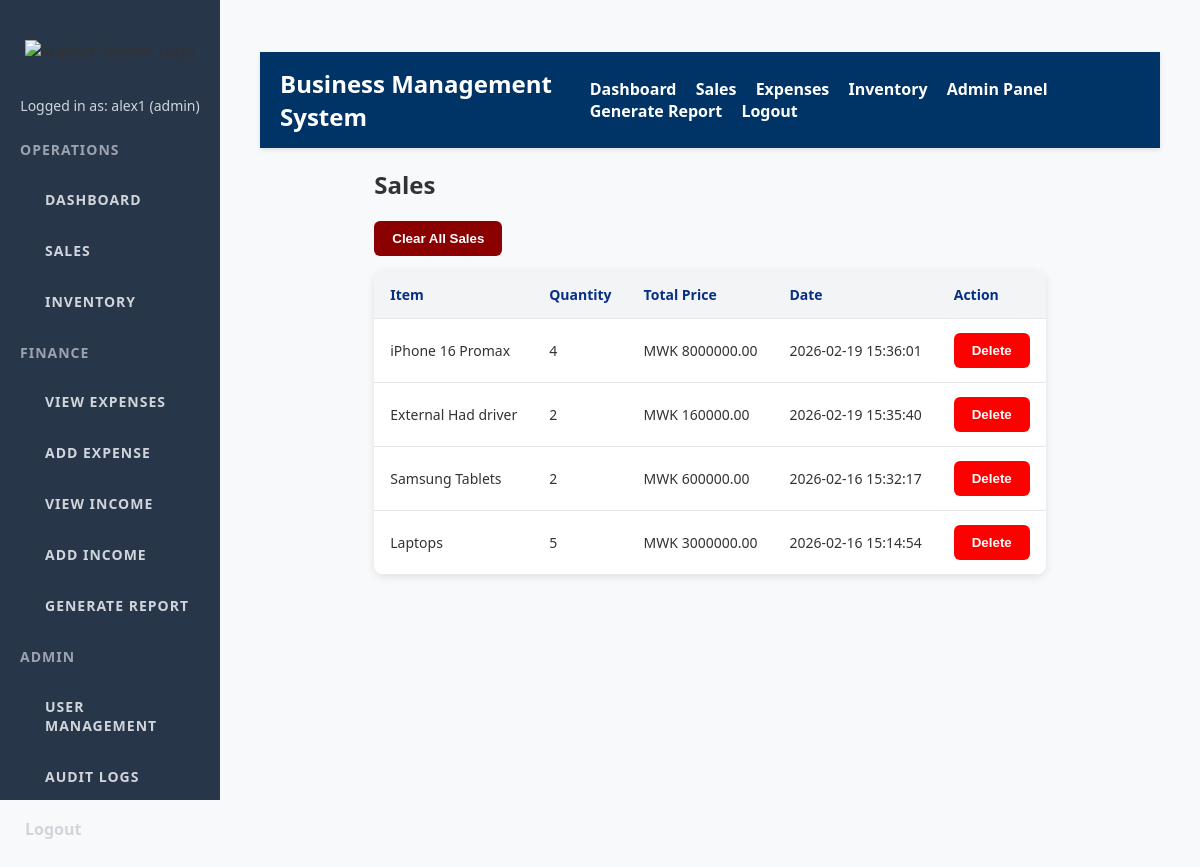
Page /sales (signed in) on the committed database.
### tables this page shows
CREATE TABLE sales (
                id INTEGER PRIMARY KEY AUTOINCREMENT,
                item_id INTEGER NOT NULL,
                quantity INTEGER NOT NULL,
                total_price REAL NOT NULL,
                date TEXT DEFAULT CURRENT_TIMESTAMP,
                customer_name TEXT NOT NULL,
                FOREIGN KEY(item_id) REFERENCES inventory(id)
            );

CREATE TABLE inventory (
                id INTEGER PRIMARY KEY AUTOINCREMENT,
                item_name TEXT UNIQUE NOT NULL,
                quantity INTEGER NOT NULL,
                price REAL NOT NULL
            );

### app.py (the view)
@app.route('/sales')
def view_sales():
    if 'user' not in session:
        return redirect(url_for('login'))
    with get_db_connection() as conn:
        cursor = conn.cursor()
        cursor.execute("""
            SELECT s.id,
                   i.item_name,
                   s.quantity,
                   s.total_price,
                   s.date
            FROM sales s
            JOIN inventory i ON s.item_id = i.id
            ORDER BY s.date DESC
        """)
        sales = cursor.fetchall()
    return render_template('sales.html', sales=sales)

### app.py (called while the page is built)
def get_db_connection():
    conn = sqlite3.connect(DATABASE, timeout=10)  # Added timeout to avoid database lock errors
    conn.row_factory = sqlite3.Row  # This allows us to access columns by name
    return conn

### templates/sales.html (shortened to what this page needs)
{% extends "base.html" %}
{% block content %}
<h2>Sales</h2>
{% if session['role'] == 'admin' %}
<form method="POST"
      action="{{ url_for('clear_sales') }}"
      onsubmit="return confirm('Are you sure you want to delete ALL sales?');">
    <button type="submit"
            style="background:darkred; color:white; margin-bottom:15px;">
        Clear All Sales
    </button>
</form>
{% endif %}
<table>
    <thead>
        <tr>
            <th>Item</th>
            <th>Quantity</th>
            <th>Total Price</th>
            <th>Date</th>
            {% if session['role'] == 'admin' %}
            <th>Action</th>
            {% endif %}
        </tr>
    </thead>
    <tbody>
        {% for sale in sales %}
        <tr>
            <td>{{ sale['item_name'] }}</td>
            <td>{{ sale['quantity'] }}</td>
            <td>MWK {{ "%.2f"|format(sale['total_price']) }}</td>
            <td>{{ sale['date'] }}</td>
            {% if session['role'] == 'admin' %}
            <td>
                <form method="POST"
                      action="{{ url_for('delete_sale', sale_id=sale['id']) }}"
                      onsubmit="return confirm('Delete this sale?');">
                    <button type="submit" style="background:red; color:white;">Delete</button>
                </form>
            </td>
            {% endif %}
        </tr>
        {% endfor %}
    </tbody>
</table>
{% endblock %}

### static/style.css (style rules this page uses)
body { margin: 0; font-family: 'Segoe UI', Tahoma, Geneva, Verdana, sans-serif; background: #f8f9fa; color: #333; }
table { width: 100%; border-collapse: collapse; background: white; border-radius: 10px; overflow: hidden; box-shadow: 0 2px 8px rgba(0,0,0,0.1); }
th, td { padding: 14px 16px; border-bottom: 1px solid #e5e7eb; font-size: 14px; }
th { background-color: #f3f4f6; font-weight: 600; color: #062f86; text-align: left; }
button, .add-sale-btn, .btn-pdf { background-color: #062f86; color: white; padding: 10px 18px; border: none; border-radius: 6px; font-weight: 600; cursor: pointer; transition: background-color 0.25s ease; display: inline-block; text-align: center; text-decoration: none; }

### rows in the picture
sales: item_name "iPhone 16 Promax", quantity "4", total_price "8000000.00", date "2026-02-19 15:36:01"
sales: item_name "External Had driver", quantity "2", total_price "160000.00", date "2026-02-19 15:35:40"
sales: item_name "Samsung Tablets", quantity "2", total_price "600000.00", date "2026-02-16 15:32:17"
sales: item_name "Laptops", quantity "5", total_price "3000000.00", date "2026-02-16 15:14:54"

### other values in the picture
{{ session['user'] }} "alex1"
{{ session['role'] }} "admin"
